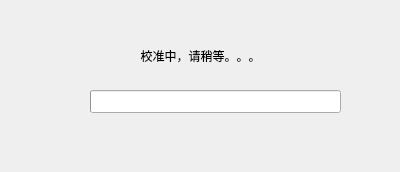
<?xml version="1.0" encoding="UTF-8"?>
<ui version="4.0">
 <class>DarkAdjustBar</class>
 <widget class="QWidget" name="DarkAdjustBar">
  <property name="geometry">
   <rect>
    <x>0</x>
    <y>0</y>
    <width>400</width>
    <height>172</height>
   </rect>
  </property>
  <property name="windowTitle">
   <string>暗场校准</string>
  </property>
  <widget class="QLabel" name="label">
   <property name="geometry">
    <rect>
     <x>110</x>
     <y>40</y>
     <width>181</width>
     <height>31</height>
    </rect>
   </property>
   <property name="layoutDirection">
    <enum>Qt::LeftToRight</enum>
   </property>
   <property name="text">
    <string>校准中，请稍等。。。</string>
   </property>
   <property name="alignment">
    <set>Qt::AlignCenter</set>
   </property>
  </widget>
  <widget class="QProgressBar" name="progressBar">
   <property name="geometry">
    <rect>
     <x>90</x>
     <y>90</y>
     <width>251</width>
     <height>23</height>
    </rect>
   </property>
   <property name="maximum">
    <number>16</number>
   </property>
   <property name="value">
    <number>-1</number>
   </property>
  </widget>
 </widget>
 <layoutdefault spacing="6" margin="11"/>
 <resources/>
 <connections/>
</ui>
